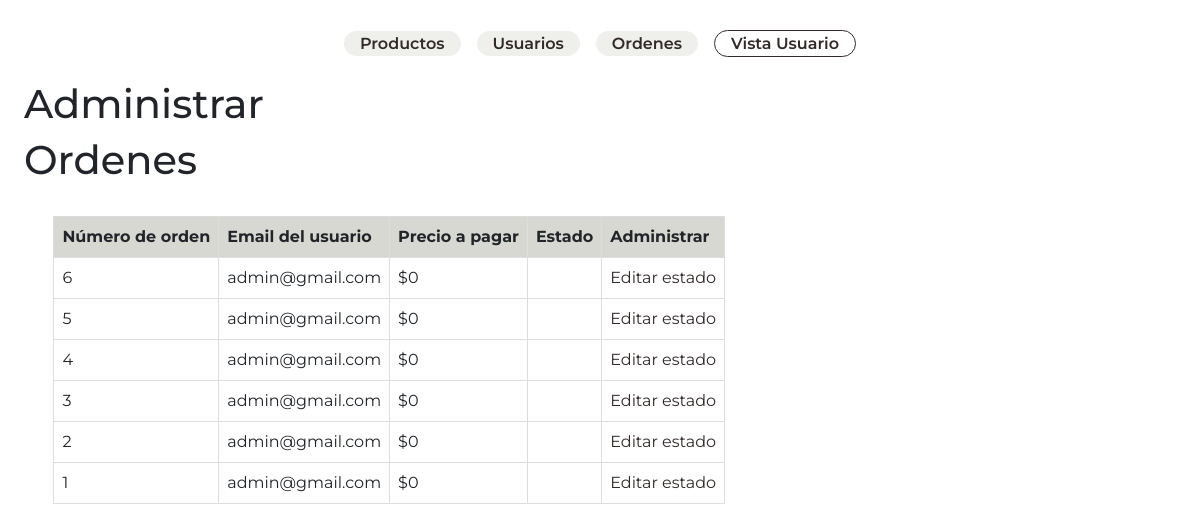
The page /admin.php?sec=ordenes on the database as committed earlier.
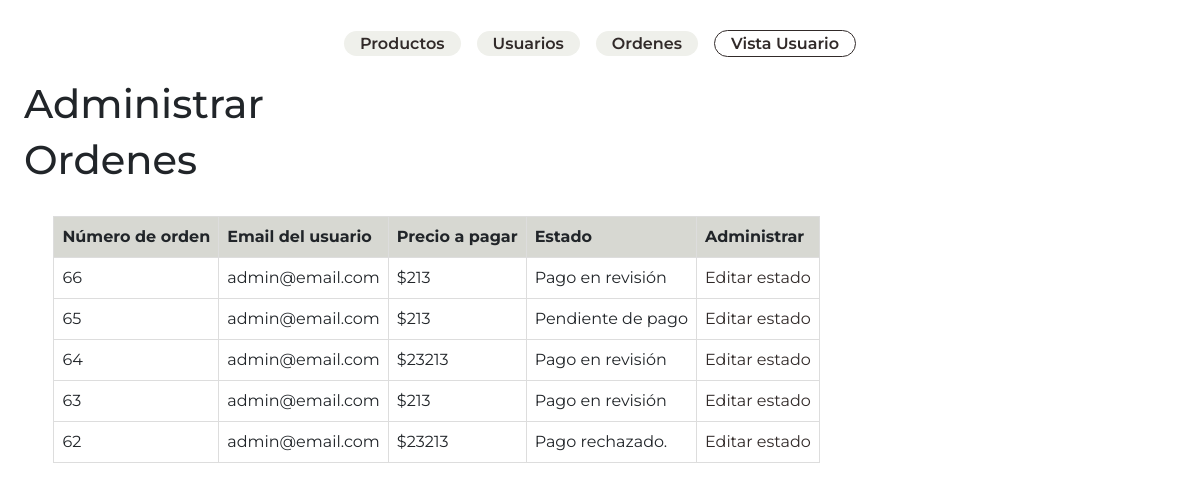
The same page on the database as committed later.
### tables this page shows
CREATE TABLE `ordenes` (
  `orden_id` int(11) UNSIGNED NOT NULL,
  `fk_user_id` int(11) UNSIGNED NOT NULL,
  `precio_total` decimal(10,2) NOT NULL,
  `estado_fk` int(10) UNSIGNED NOT NULL,
  `carrito_fk` int(10) NOT NULL,
  `created_at` timestamp NULL DEFAULT current_timestamp()
);

CREATE TABLE `usuarios` (
  `id` int(10) UNSIGNED NOT NULL,
  `username` varchar(50) NOT NULL,
  `email` varchar(30) NOT NULL,
  `password` varchar(255) NOT NULL,
  `fk_rol` int(10) UNSIGNED NOT NULL
);

CREATE TABLE `ordenes_estados` (
  `id` int(10) UNSIGNED NOT NULL,
  `estado` tinytext NOT NULL
);

### clases/conexion.php (called while the page is built, shortened)
<?php
class Conexion {
    private $servername = "localhost";
    private $username = "root";
    private $password = "";
    private $db = "maldito";
    protected $conn;
    public function __construct (){
        try {
            $this->conn = new PDO ("mysql: host=$this->servername;dbname=$this->db", $this->username, $this->password);
            $this->conn->setAttribute(PDO::ATTR_ERRMODE, PDO::ERRMODE_EXCEPTION);
        } catch (PDOException $e){
            echo "Conexión fallida: ". $e->getMessage();
        }
    }
    public function getConn (){
        return $this->conn;
    }
}
?>

### clases/Orden.php (called while the page is built, shortened)
<?php
require_once ('Conexion.php');
class Orden{
    private $conn;
    public function __construct()
    {
        $bd = new Conexion();
        $this->conn = $bd->getConn();
    }
    public function readAll(){
        $queryTotal = "SELECT * FROM ordenes ORDER BY created_at DESC";
        $stmt = $this->conn->prepare($queryTotal);
        $stmt->execute();
        return $stmt->fetchAll(PDO::FETCH_ASSOC);
    }
    public function convertirEstado($estado_fk){
        $query = "SELECT * FROM ordenes_estados WHERE id = :estado_fk";
        $stmt = $this->conn->prepare($query);
        $stmt->bindParam(':estado_fk', $estado_fk);
        $stmt->execute();
        $estado = $stmt->fetch(PDO::FETCH_ASSOC);
        return $estado['estado'];
    }
}

### clases/Usuario.php (called while the page is built, shortened)
<?php
require_once 'conexion.php';
class Usuario
{
    private $conn;
    private $tabla = 'usuarios';
    public function __construct (){
        $bd = new Conexion();
        $this->conn =$bd->getConn();
    }
    public function getUserById ($id)
    {
        $query = "SELECT * FROM $this->tabla WHERE id = :id";
        $stmt = $this->conn->prepare($query);
        $stmt ->bindParam (":id", $id);
        $stmt-> execute();
        return $stmt;
    }
}
?>

### views/admin/ordenes.php (the view, shortened to what this page needs)
<h1>Ordenes</h1>
<section id="ordenes">
    <div>
        <div">
            <table border="1">
            <thead>
                <tr>
                    <th>Número de orden</th>
                    <th>Email del usuario</th>
                    <th>Precio a pagar</th>
                    <th>Estado</th>
                    <th>Administrar</th>
                </tr>
            </thead>
            <tbody>
                <?php
                require 'clases/Orden.php';
                require 'clases/Usuario.php';
                $usuario = new Usuario();
                $orden = new Orden ();
                $ordenes = $orden->readAll();
                foreach ($ordenes as $item) {
                    echo '<tr>';
                        echo '<td>' . $item['orden_id'] . '</td>';
                        $usuarioData = $usuario->getUserById($item['fk_user_id']);
                        $arrayUsuario = $usuarioData->fetch(PDO::FETCH_ASSOC);
                        echo '<td>' . $arrayUsuario['email'] . '</td>';
                        echo '<td>$' . round($item['precio_total']) . '</td>';
                        echo '<td>' . $orden->convertirEstado($item['estado_fk']) . '</td>';
                        echo '<td><a href="admin.php?sec=editarOrden&ordenID='. $item['orden_id'] .'">Editar estado</a> </td>';
                }
                ?>
                </tbody>
            </table>
        </div>
    </div>

Rows that differ between the two databases and show on the page:
removed ordenes: orden_id "6", fk_user.email "admin@gmail.com", precio_total "0"
removed ordenes: orden_id "5", fk_user.email "admin@gmail.com", precio_total "0"
removed ordenes: orden_id "4", fk_user.email "admin@gmail.com", precio_total "0"
removed ordenes: orden_id "3", fk_user.email "admin@gmail.com", precio_total "0"
removed ordenes: orden_id "2", fk_user.email "admin@gmail.com", precio_total "0"
removed ordenes: orden_id "1", fk_user.email "admin@gmail.com", precio_total "0"
added ordenes: orden_id "66", fk_user.email "admin@email.com", precio_total "213", estado_fk.estado "Pago en revisión"
added ordenes: orden_id "65", fk_user.email "admin@email.com", precio_total "213", estado_fk.estado "Pendiente de pago"
added ordenes: orden_id "64", fk_user.email "admin@email.com", precio_total "23213", estado_fk.estado "Pago en revisión"
added ordenes: orden_id "63", fk_user.email "admin@email.com", precio_total "213", estado_fk.estado "Pago en revisión"
added ordenes: orden_id "62", fk_user.email "admin@email.com", precio_total "23213", estado_fk.estado "Pago rechazado."
